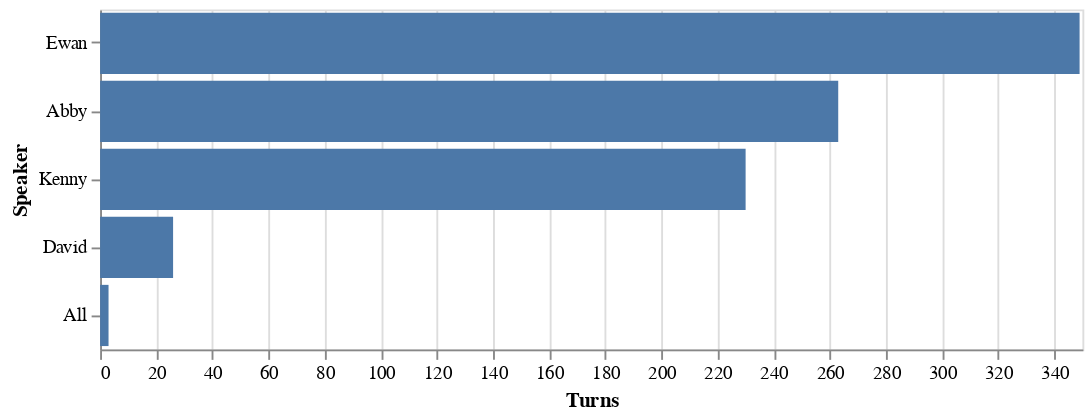

Here is the notebook cell this chart was saved with:
### Markdown cell above
Seaborn (above) uses an *imperative* style: you specify figure size, order, colors, then manually draw the bars. The result is a static image.

Altair (next cell) uses a *declarative* style: you simply describe the mapping (Speaker → y-axis, Turns → x-axis, mark = bar). Altair decides how to draw it. The result is interactive (tooltips, zoom, etc.) and shareable as HTML.

### Code cell
import altair as alt

h = max(180, 24*len(turns_df))

alt.Chart(turns_df).mark_bar().encode(
    x='Turns:Q', # use Q for quantitative, continuous numeric values 
    y=alt.Y('Speaker:N', sort='-x') # use N for nominal, categorical values
).properties(width=520, height=h)

### Figure 1 — Vega-Lite specification as saved in the notebook (floating-point values rounded to 4 significant figures)
{"config": {"view": {"continuousWidth": 300, "continuousHeight": 300}}, "data": {"name": "data-4865847482b0408944c2de69aafb3fc9"}, "mark": {"type": "bar"}, "encoding": {"x": {"field": "Turns", "type": "quantitative"}, "y": {"field": "Speaker", "sort": "-x", "type": "nominal"}}, "height": 180, "width": 520, "$schema": "https://vega.github.io/schema/vega-lite/v5.8.0.json", "datasets": {"data-4865847482b0408944c2de69aafb3fc9": [{"Speaker": "Abby", "Turns": 263, "Word Count": 5999}, {"Speaker": "Ewan", "Turns": 349, "Word Count": 7954}, {"Speaker": "All", "Turns": 3, "Word Count": 11}, {"Speaker": "Kenny", "Turns": 230, "Word Count": 4879}, {"Speaker": "David", "Turns": 26, "Word Count": 430}]}}
